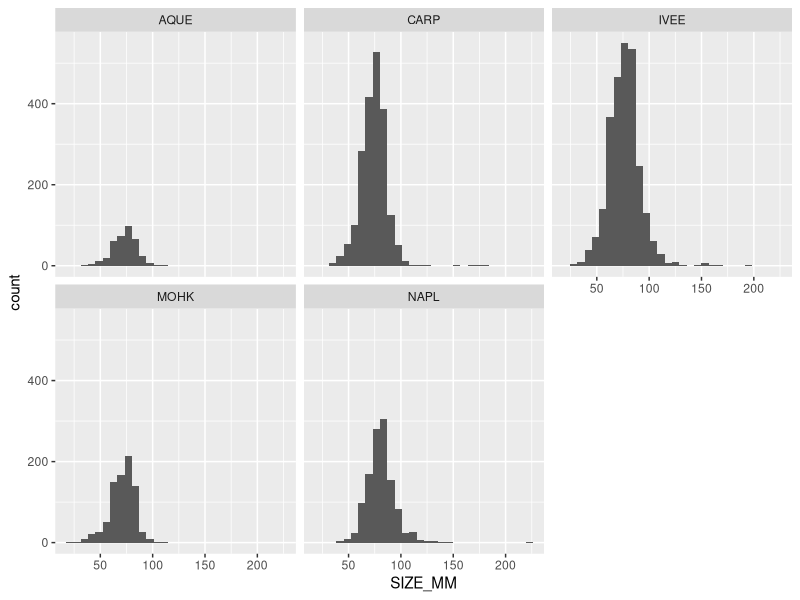
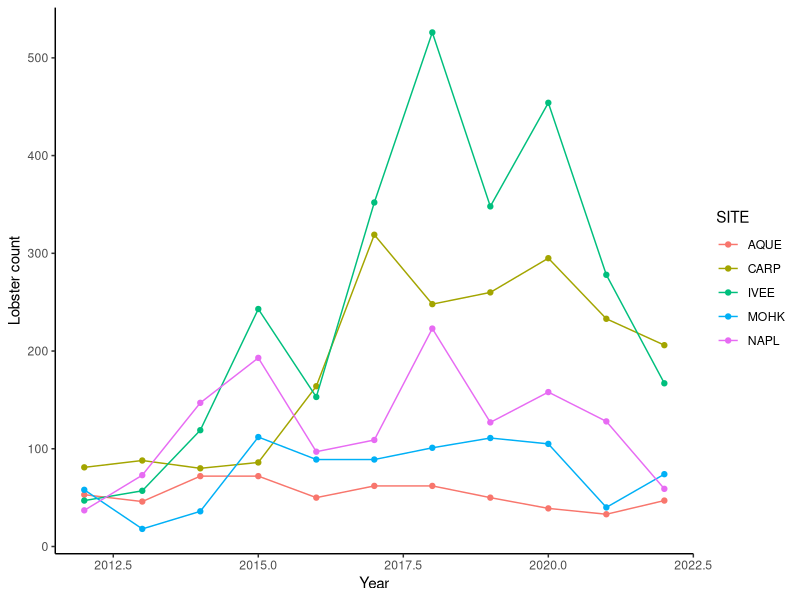
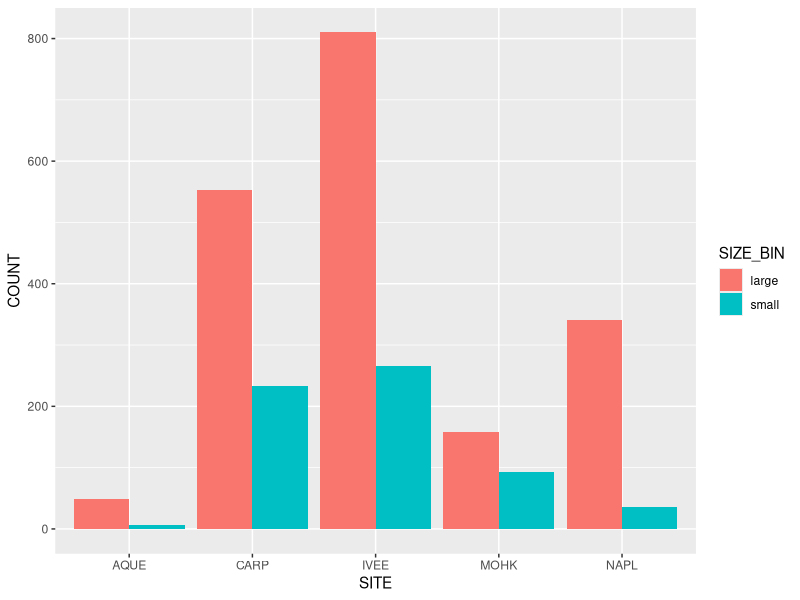
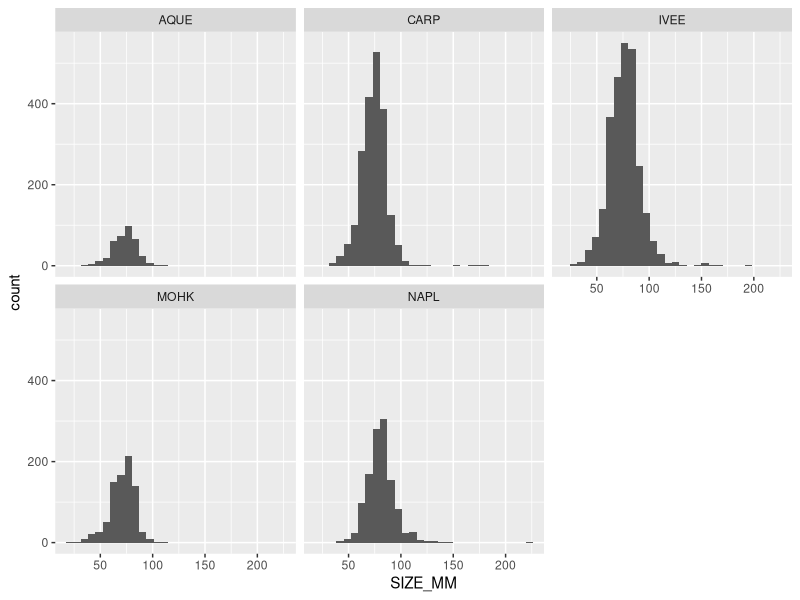
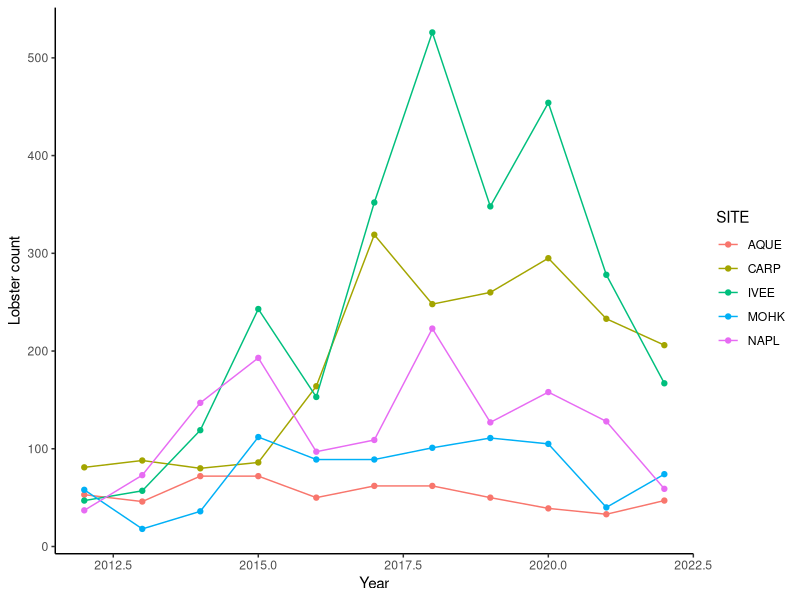
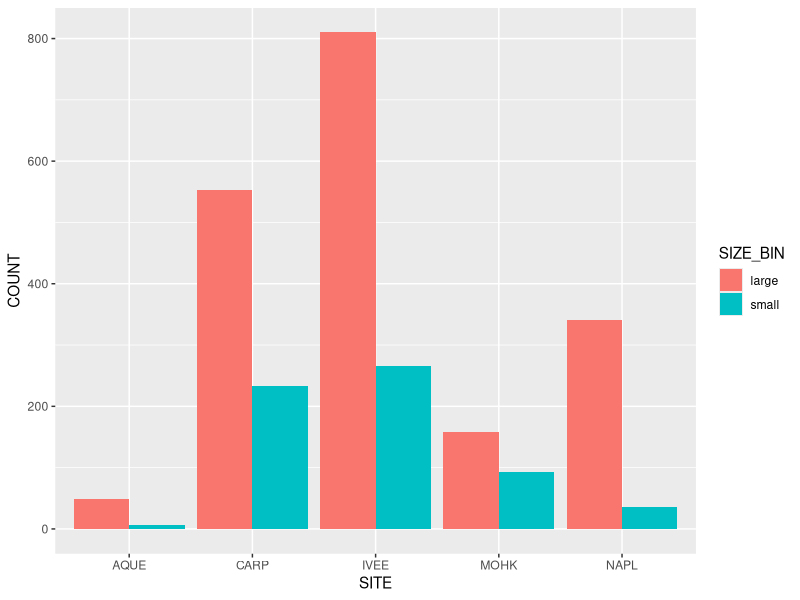

Write the R code that produced these figures, in order.
## ---- chunk 1
library(readr)
library(dplyr)
library(ggplot2)
library(tidyr)
library(here)

lobster_abundance <- read_csv(here::here("data/Lobster_Abundance_All_Years_20220829.csv")) %>% 
    mutate(SIZE_MM = na_if(SIZE_MM, -99999))
## ---- chunk 2
lobsters_summarize <- lobster_abundance %>% 
  group_by(SITE, YEAR) %>% 
  summarize(COUNT = n())

lobster_size_lrg <- lobster_abundance %>%
    filter(YEAR %in% c(2019, 2020, 2021)) %>%
    mutate(SIZE_BIN = if_else(SIZE_MM <= 70, true = "small", false = "large")) %>%
    group_by(SITE, SIZE_BIN) %>%
    summarize(COUNT = n()) %>%
    drop_na()
## ---- chunk 3
fig1 = ggplot(data = lobster_abundance, 
       aes(x = SIZE_MM)) +
    geom_histogram() +
    facet_wrap(~SITE)

fig1

ggsave("../figs/fig1.png")
## ---- chunk 4
# line and point plot
fig2 = ggplot(data = lobsters_summarize, aes(x = YEAR, y = COUNT)) +
  geom_point(aes(color = SITE)) +
  geom_line(aes(color = SITE)) +
  labs(y = 'Lobster count',
       x = 'Year') +
  theme_classic()

fig2

ggsave("C:/Users/26wyl/R/shea-muhammad/figs/fig2.png")
## ---- chunk 5
# dodged bar plot
fig3 = ggplot(data = lobster_size_lrg, aes(x = SITE, y = COUNT, fill = SIZE_BIN)) +
    geom_col(position = "dodge")

fig3

ggsave("C:/Users/26wyl/R/shea-muhammad/figs/fig3.png")
